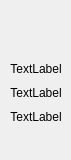
<?xml version="1.0" encoding="UTF-8"?>
<ui version="4.0">
 <class>Camera</class>
 <widget class="QWidget" name="Camera">
  <property name="geometry">
   <rect>
    <x>0</x>
    <y>0</y>
    <width>71</width>
    <height>160</height>
   </rect>
  </property>
  <property name="windowTitle">
   <string>Form</string>
  </property>
  <property name="windowIcon">
   <iconset resource="recursos.qrc">
    <normaloff>:/imagens/lens.png</normaloff>:/imagens/lens.png</iconset>
  </property>
  <widget class="QLabel" name="label">
   <property name="geometry">
    <rect>
     <x>10</x>
     <y>10</y>
     <width>51</width>
     <height>41</height>
    </rect>
   </property>
   <property name="text">
    <string/>
   </property>
   <property name="pixmap">
    <pixmap resource="recursos.qrc">:/imagens/lens.png</pixmap>
   </property>
   <property name="scaledContents">
    <bool>true</bool>
   </property>
  </widget>
  <widget class="QWidget" name="">
   <property name="geometry">
    <rect>
     <x>5</x>
     <y>60</y>
     <width>62</width>
     <height>66</height>
    </rect>
   </property>
   <layout class="QVBoxLayout" name="verticalLayout">
    <item>
     <widget class="QLabel" name="lblX">
      <property name="text">
       <string>TextLabel</string>
      </property>
      <property name="alignment">
       <set>Qt::AlignCenter</set>
      </property>
     </widget>
    </item>
    <item>
     <widget class="QLabel" name="lblY">
      <property name="text">
       <string>TextLabel</string>
      </property>
      <property name="alignment">
       <set>Qt::AlignCenter</set>
      </property>
     </widget>
    </item>
    <item>
     <widget class="QLabel" name="lblInfo">
      <property name="text">
       <string>TextLabel</string>
      </property>
      <property name="alignment">
       <set>Qt::AlignCenter</set>
      </property>
     </widget>
    </item>
   </layout>
  </widget>
 </widget>
 <resources>
  <include location="recursos.qrc"/>
 </resources>
 <connections/>
</ui>
